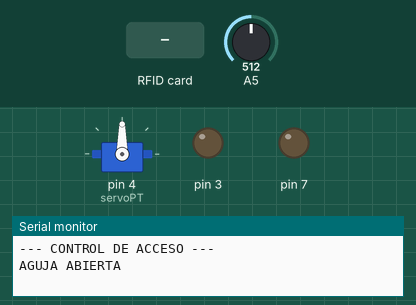
Bench run of a sketch on a simulated Arduino Uno, built with avr-gcc and run on an emulated ATmega328P. Shown: servo, output pins drawn as LEDs (lit = HIGH), the last lines printed to the serial monitor. Inputs (shaded band) come from the test bench; at power-on: A5 = 512. Pins used as bus, display or sensor lines are not drawn.

Above: at 1.2 s.
1.3 s: A5 set to 810
At 5.5 s:
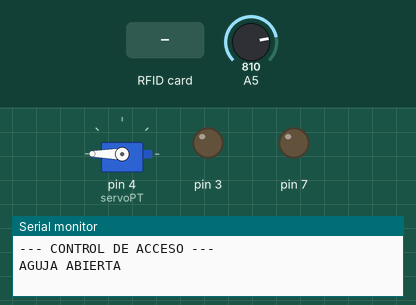
7.3 s: RFID card 83 5C 5A 40 held to the reader
At 11.7 s:
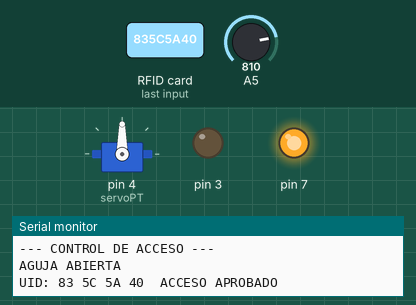
13.3 s: RFID card E7 36 BC 7B held to the reader
At 18.2 s:
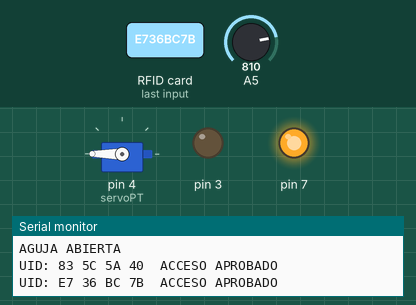
19.3 s: A5 set to 784
At 21.6 s:
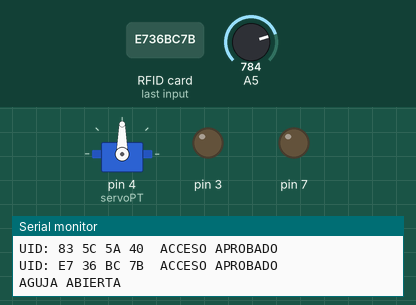
30.1 s: A5 set to 900
At 35.3 s:
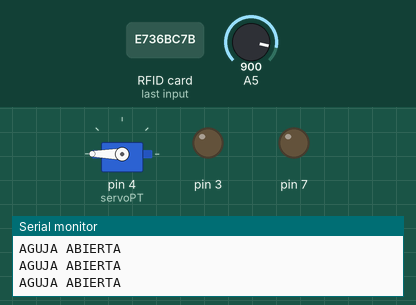
36.1 s: A5 set to 790
At 38.4 s:
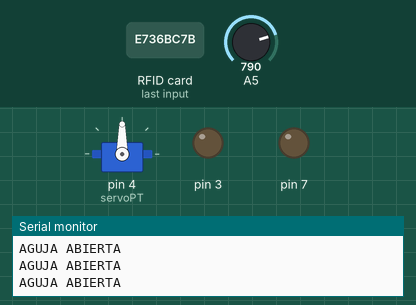
Timing chart, 0 to 47.9 s (numbered marks = the images above; inputs shaded):
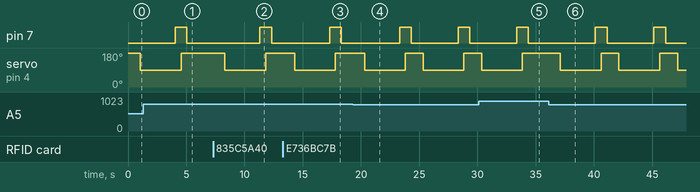

The sketch:

PROYECTO.ino
```cpp
#include <SPI.h>      //  Libreria SPI
#include <MFRC522.h>      // Libreria  MFRC522
#include <Servo.h>     // Libreria  SERVO

#define RST_PIN  9      // Pin de reset
#define SS_PIN  10      // Pin de slave select

MFRC522 mfrc522(SS_PIN, RST_PIN); // Objeto mfrc522 enviando pines de slave select y reset

byte LecturaUID[4];         // Array para almacenar el UID leido
byte Usuario1[4]= {0x83, 0x5C, 0x5A, 0x40} ;    // NUMERO DEL USUARIO 1
byte Usuario2[4]= {0xE7, 0x36, 0xBC, 0x7B} ;    // NUMERO DEL USUARIO 2
int analogo5=0;                                 // Variable de lectura del Analogo5 para sensor de obstaculos
Servo servoPT;                                 // Asocia la libreria servo a  servoPT

void setup() {
  pinMode(7, OUTPUT);
  pinMode(3, OUTPUT);
  Serial.begin(9600);     // inicializa comunicacion por monitor serie a 9600 bps
  servoPT.attach(4);      // Sevo asociado al pin 4 y lleva a 170 grados
  servoPT.write(200);
  SPI.begin();        // inicializa bus SPI
  mfrc522.PCD_Init();     // inicializa modulo lector
  Serial.println("--- CONTROL DE ACCESO ---");    // Muestra texto Listo
}

void loop() {
    analogo5=analogRead(A5);
    if ( analogo5<=800) {                             // Si el sensor de obtaculos fue obstruido abre la puerta
        Serial.println("AGUJA ABIERTA");
         abrirPuerta();
     }

  if ( ! mfrc522.PICC_IsNewCardPresent())   // si no hay una tarjeta presente
    return;           // retorna al loop esperando por una tarjeta

  if ( ! mfrc522.PICC_ReadCardSerial())     // si no puede obtener datos de la tarjeta
    return;           // retorna al loop esperando por otra tarjeta

    Serial.print("UID:");       // muestra texto UID:
    for (byte i = 0; i < 4; i++) { // bucle recorre de a un byte por vez el UID
      if (mfrc522.uid.uidByte[i] < 0x10){   // si el byte leido es menor a 0x10
        Serial.print(" 0");       // imprime espacio en blanco y numero cero
        }
        else{           // sino
          Serial.print(" ");        // imprime un espacio en blanco
          }
          Serial.print(mfrc522.uid.uidByte[i], HEX);    // imprime el byte del UID leido en hexadecimal
          LecturaUID[i]=mfrc522.uid.uidByte[i];     // almacena en array el byte del UID leido
          }

          Serial.print("\t");         // imprime un espacio de tabulacion

          if(comparaUID(LecturaUID, Usuario1)){    // llama a funcion comparaUID con Usuario1
            Serial.println("ACCESO APROBADO"); // si retorna verdadero muestra texto bienvenida
            abrirPuerta();                      // funcion para abrir la puerta
          }
          else if(comparaUID(LecturaUID, Usuario2)){ // llama a funcion comparaUID con Usuario2
            Serial.println("ACCESO APROBADO"); // si retorna verdadero muestra texto bienvenida
             abrirPuerta();                      // funcion para abrir la puerta
          }
           else {          // si retorna falso
            Serial.println("ACCESO NEGADO");    // muestra texto equivalente a acceso denegado
             Mal_Registro();                    // funcion sonido de targeta no identificada
           }
                  mfrc522.PICC_HaltA();     // detiene comunicacion con tarjeta


}

void abrirPuerta() {
  digitalWrite(5, HIGH);   // Abrir la cerradura
  delay(1000);
  servoPT.write(90);       // Abrir la puerta
  delay(3000);             // Tiempo de la puerta abierta
  digitalWrite(7, HIGH);   // Suena el buzzer para indicar que se va a cerrar la puerta
  delay(500);
  servoPT.write(190);       // Cierra puerta
  delay(500);
  digitalWrite(7, LOW);     // apaga el buzzer
  digitalWrite(5, LOW);     // cierra la cerradura
}


void Mal_Registro() {      // Activa el Buzzer 2 veces por tarjeta no autorizada
  digitalWrite(7, HIGH);
  delay(200);
  digitalWrite(7, LOW);
  delay(100);
  digitalWrite(7, HIGH);
  delay(200);
  digitalWrite(7, LOW);
}

boolean comparaUID(byte lectura[],byte usuario[]) // funcion comparaUID
{
  for (byte i=0; i < 4; i++){    // bucle recorre de a un byte por vez el UID
  if(lectura[i] != usuario[i])        // si byte de UID leido es distinto a usuario
    return(false);          // retorna falso
  }
  return(true);           // si los 4 bytes coinciden retorna verdadero
}
```

Measured:
- the behaviour switches between 801 and 800 on A5 (found by bisection; images 3 and 4)
- after the input at 1.3 s, servo on pin 4 (servoPT): goes on until 4.6 s, then stays 180°
- after the input at 7.3 s, pin 7: LOW → HIGH after 4.0 s, → LOW 1.0 s later; servo on pin 4 (servoPT): 180° → 90° after 1.0 s, → 180° 3.5 s later
- after the input at 13.3 s, pin 7: LOW → HIGH after 4.0 s, → LOW 1.0 s later; servo on pin 4 (servoPT): 180° → 90° after 1.0 s, → 180° 3.5 s later
- after the input at 19.3 s, pin 7: alternates HIGH for 1.0 s and LOW for 4.0 s, starting after 4.0 s; servo on pin 4 (servoPT): alternates 180° for 1.5 s and 90° for 3.5 s, starting after 1.0 s
- after the input at 30.1 s, servo on pin 4 (servoPT): goes on until 33.9 s, then stays 180°
- after the input at 36.1 s, pin 7: alternates HIGH for 1.0 s and LOW for 4.0 s, starting after 4.0 s; servo on pin 4 (servoPT): alternates 180° for 1.5 s and 90° for 3.5 s, starting after 1.0 s
